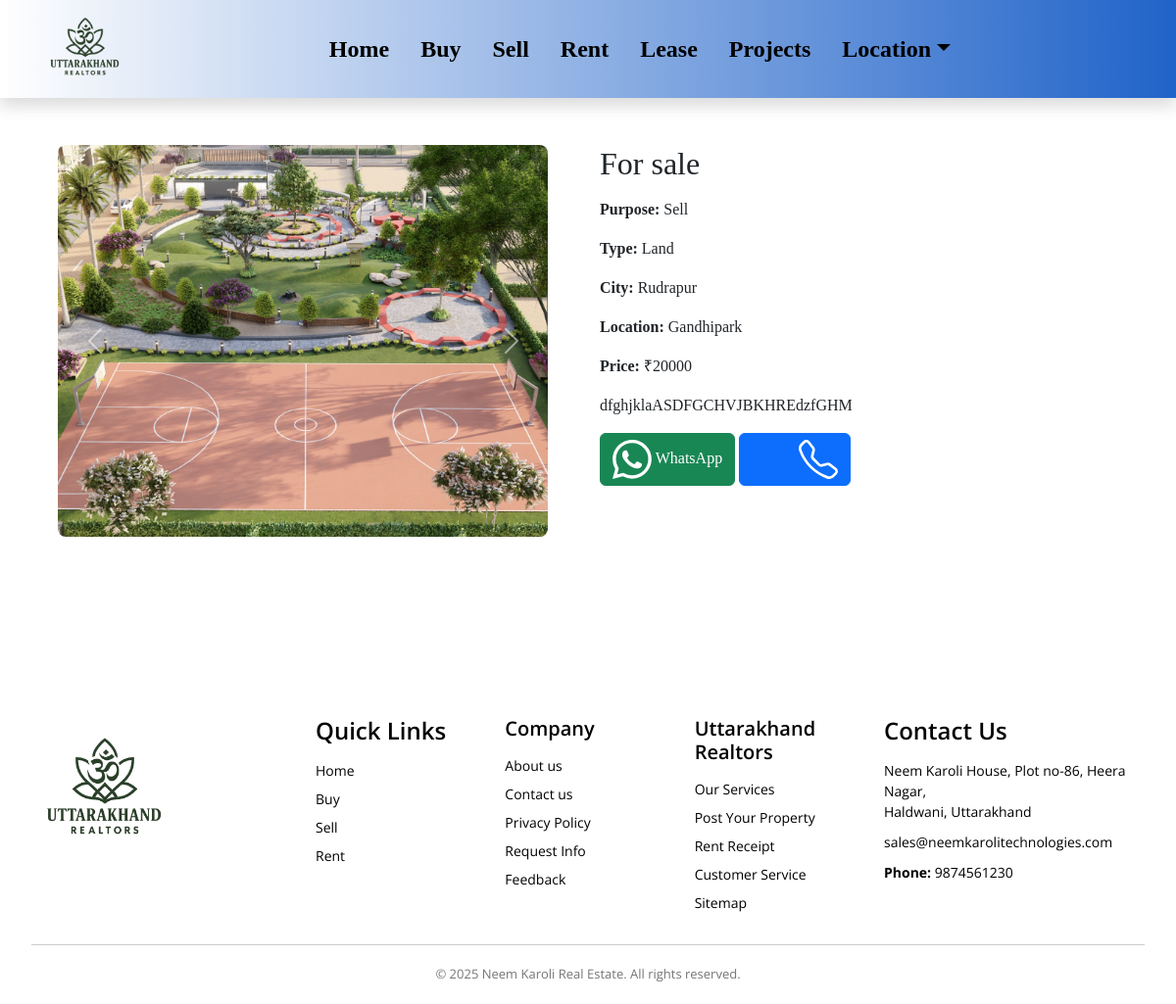
Page /property/1/ on the committed database.
### my_app/models.py (models this page shows, shortened)
class PropertyImage(models.Model):
    property = models.ForeignKey(Property, related_name='images', on_delete=models.CASCADE)
    image = models.ImageField(upload_to='property_images/')

class Property(models.Model):
    title = models.CharField(max_length=200)
    purpose = models.ForeignKey(Purpose, on_delete=models.SET_NULL, null=True)
    property_type = models.ForeignKey(PropertyType, on_delete=models.SET_NULL, null=True)
    city = models.ForeignKey(City, on_delete=models.SET_NULL, null=True)
    location = models.ForeignKey(Location, on_delete=models.SET_NULL, null=True)
    price = models.PositiveIntegerField()
    description = models.TextField(max_length=1000)
    posted_on = models.DateTimeField(auto_now_add=True)

class Purpose(models.Model):
    name = models.CharField(max_length=50)

class PropertyType(models.Model):
    name = models.CharField(max_length=50)

class City(models.Model):
    name = models.CharField(max_length=50)

class Location(models.Model):
    name = models.CharField(max_length=100)
    city = models.ForeignKey(City, on_delete=models.CASCADE, related_name='locations')

### my_app/views.py (the view)
# urls.py: path('property/<int:pk>/', views.property_detail, name='property_detail'),
def property_detail(request, pk):
    property_obj = get_object_or_404(Property, pk=pk)
    return render(request, 'property_detail.html', {
        'property': property_obj
    })

### my_app/templates/property_detail.html (shortened to what this page needs)
{% extends 'common.html' %}
{% block content %}
  <div class="container py-5">
    <div class="row">
      <div class="col-md-6 d-flex justify-content-center">
        {% if property.images.all %}
          <div id="carouselImages" class="carousel slide" data-bs-ride="carousel" style="width: 100%; max-width: 500px;">
            <div class="carousel-inner">
              {% for img in property.images.all %}
                <div class="carousel-item {% if forloop.first %}active{% endif %}">
                  <img src="{{ img.image.url }}" class="d-block w-100 rounded" alt="Property Image" style="height: 400px; object-fit: cover;" />
                </div>
              {% endfor %}
            </div>
            <button class="carousel-control-prev" type="button" data-bs-target="#carouselImages" data-bs-slide="prev"><span class="carousel-control-prev-icon"></span></button>
            <button class="carousel-control-next" type="button" data-bs-target="#carouselImages" data-bs-slide="next"><span class="carousel-control-next-icon"></span></button>
          </div>
        {% else %}
          <img src="https://via.placeholder.com/600x400?text=No+Image" class="img-fluid rounded" alt="No image available" />
        {% endif %}
      </div>
      <div class="col-md-6">
        <h2 class="mb-3">{{ property.title }}</h2>
        <p>
          <strong>Purpose:</strong> {{ property.purpose.name }}
        </p>
        <p>
          <strong>Type:</strong> {{ property.property_type.name }}
        </p>
        <p>
          <strong>City:</strong> {{ property.city.name }}
        </p>
        <p>
          <strong>Location:</strong> {{ property.location.name }}
        </p>
        <p>
          <strong>Price:</strong> ₹{{ property.price }}
        </p>
        <p class="mt-3">{{ property.description }}</p>
        <a class="btn btn-success" href="https://wa.me/7838020110?text=Hi, I'm interested in the property: {{ property.title }} in {{ property.city.name }}" target="_blank">
        WhatsApp</a>
        <a href="tel:+91 7838020110" target="_blank" class="btn btn-primary">
        </a>
      </div>
    </div>
  </div>
{% endblock %}

### static/css/style.css (style rules this page uses)
body { font-family: Georgia, 'Times New Roman', Times, serif !important; margin: 0; padding: 0; }
.slide { flex: 0 0 auto; width: 180px; margin-right: 12px; border-radius: 8px; overflow: hidden; text-align: center; }
.slide img { width: 100%; height: 100px; object-fit: cover; }

### rows in the picture
PropertyImage: image (picture)
Property: title "For sale", purpose.name "Sell", property_type.name "Land", city.name "Rudrapur", location.name "Gandhipark", price "20000", description "dfghjklaASDFGCHVJBKHREdzfGHM"
